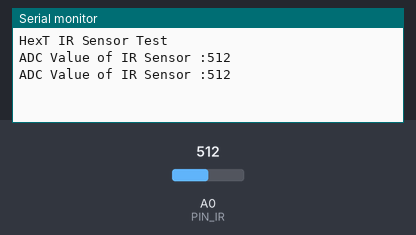
Simulated run of this sketch. Board: Arduino Uno, built with avr-gcc and run on an emulated ATmega328P. Shown: the last lines printed to the serial monitor. The test bench sets the inputs (shaded band); at power-on: A0 (PIN_IR) = 512.

Above: at 1.8 s.
1.9 s: A0 (PIN_IR) set to 716
At 2.8 s:
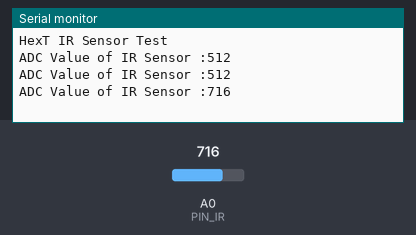
3.4 s: A0 (PIN_IR) set to 900
At 4.4 s:
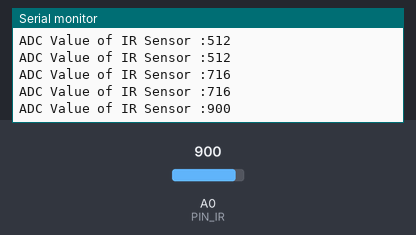
Timing chart, 0 to 6.4 s (numbered marks = the images above; inputs shaded):
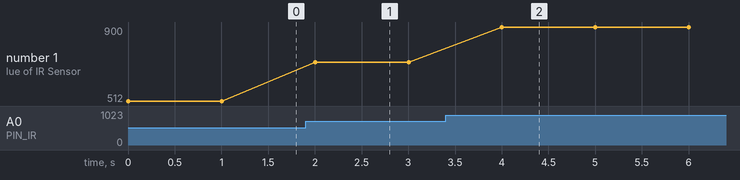

The sketch:

5.ex_IR.ino
```cpp
// (licence header left out)
#define ADC_PORT_IR 0

int PORT_IR = ADC_PORT_IR;
int PIN_IR;

void setup()
{
  Serial.begin(115200);
  Serial.println();
  Serial.println("HexT IR Sensor Test");
  if (PIN_IR==0)
  {
    PIN_IR = A0;
  }
  else
  {
    Serial.println("Please connecting IR Sensor to ADC0 Port");
  }
}

void loop()
{
  int ValADC = analogRead(PIN_IR);
  Serial.print("ADC Value of IR Sensor :");
  Serial.println(ValADC);
  delay(1000);
}
```

Measured:
- after the input at 1.9 s, the serial monitor: prints a new line after 0.10 s (image 1)
- after the input at 3.4 s, the serial monitor: prints a new line after 0.60 s (image 2)
- plotted number 1: 512 → 716 after the input at 1.9 s, 716 → 900 after the input at 3.4 s
